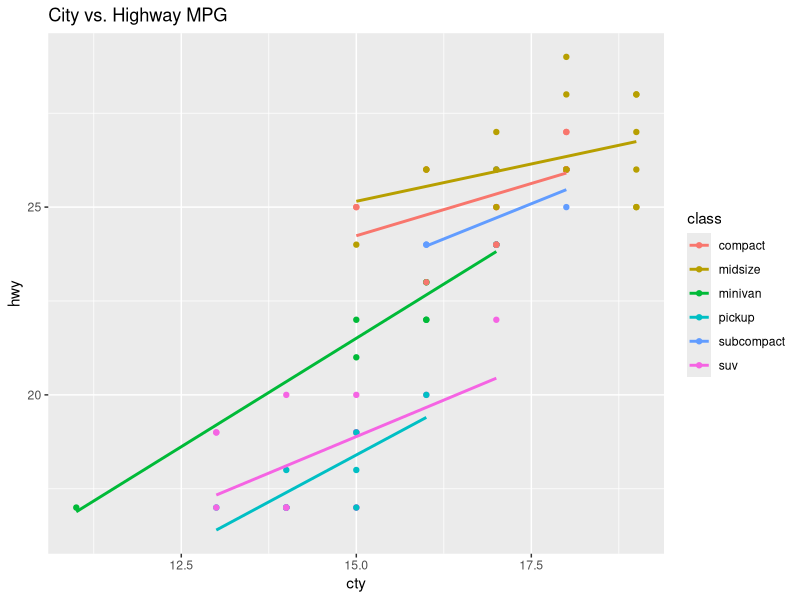
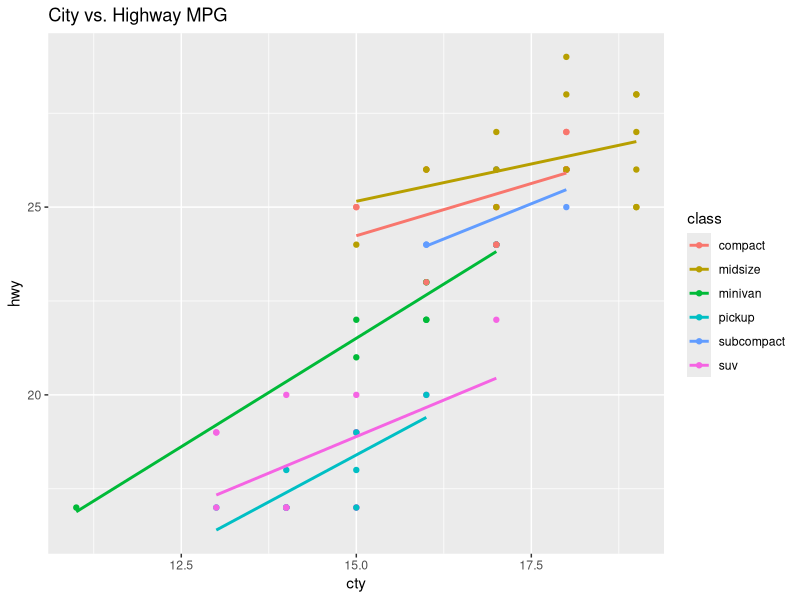

Write the R code that produced these figures, in order.
## ---- chunk 1
knitr::opts_chunk$set(echo = TRUE)
sol = TRUE
## ---- chunk 2
# <Your fix here>
x_vector <- c(NA, 1, -2, 3, -4, 5)
y <- 3
y <- x_vector * - 1
y [y > 0]
## ---- chunk 3
mean <- function(x) {
sum (x)/length( x )
}
## ---- chunk 4
# <Your fix here>
mean <- function(x) {
  sum (x) /length (x)
}
## ---- chunk 5
library( ggplot2 )
second_version_of_mpg <- mpg[ mpg$cyl == 6,]
second_version_of_mpg$class <- as.character(second_version_of_mpg$class)
ggplot(data=second_version_of_mpg,aes(cty,hwy,color=class))+geom_point()+geom_smooth( method = "lm", se=FALSE ) + labs (title="City vs. Highway MPG" )
## ---- chunk 6
# <Your fix here>
library(ggplot2)

second_version_of_mpg <- mpg[mpg$cyl == 6, ]
second_version_of_mpg$class <- as.character(second_version_of_mpg$class)

ggplot(data=second_version_of_mpg,aes(cty,hwy,color=class)) +
  geom_point() +
  geom_smooth(method = "lm", se=FALSE) + 
  labs(title="City vs. Highway MPG")
## ---- chunk 7

d <- function(f, x, y, s) {
  stuff<-seq(x,y,by=s)
  stuff2<-c()
  for(i in 1:length(stuff)){thing<-f(stuff[i]); stuff2[i]<-thing}
  m<-max(stuff2)
  mm<-stuff[stuff2==m]
  mm<-min(mm)
  return(list(m,mm))
}

# Example usage
g <- function(x) -(x ^ 2)
d(g, -1, 1, .1)
## ---- chunk 8
# <Your fix here>
d <- function(f, x, y, s) {
  stuff <- seq(x, y, by=s)
  #create an empty vector
  stuff2 <- c()
  
  #apply the function to the list
  for(i in 1:length(stuff)){
    thing <- f(stuff[i]); 
    stuff2[i] <- thing 
    }
  
  #get the max after applying the function
  stuff2_max <- max(stuff2)
  #find the max in the original vector
  stuff_v <- stuff[stuff2==stuff2_max]
  #get the min from the original vector
  stuff_v <- min(stuff_v)
  
  #return the list of (max of changed vector) and the() min of the original vector)
  return(list(stuff2_max,stuff_v))
}

# Example usage
g <- function(x) {
  x ^ 2
}
d(g, -1, 1, .1)

## ---- chunk 9
ss <- function(x) 
{x<-x[!is.na(x)]
a<-x[1];for(i in 2:length(x)) a[i]<-(a[i-1]+x[i])
a<-a/(1:length(x))
foo<-x
cc<-0
for(i in 1:length(foo)){x<-foo[1:i]
c<-sort(x);
if(length(x)%%2==0){cc[i]<-(c[floor((length(c)+1)/2)] + c[ceiling((length(c)+1)/2)])/2} else{ cc[i]<-c[(length(c)+1)/2]}}
return(list(a,cc))
}

# Example usage
ss(c(5,10,15,20,5,10,15,20))
ss(1:10)
ss(c(1,2,6,2,4,5))
## ---- chunk 10
# <Your fix here>
ss <- function(x) {
  x <- x [!is.na(x)]
  float_x <- x[1];
  
  #get the mean of the added_item 
  for (i in 2:length(x)) 
    float_x[i] <- (float_x[i-1] + x[i])
  
  float_x <- float_x / (1:length(x))
  foo <- x
  simplified_x <- 0

  for (i in 1:length(foo)) {
    x <- foo[1:i]
    c <- sort(x);
    if (length(x) %% 2 == 0 ) {
      simplified_x[i] <- (c[floor((length(c) + 1) / 2)] + 
                          c[ceiling((length(c)+1) / 2)]) / 2
      } 
    else{ 
      simplified_x[i]<-c [(length(c) + 1) / 2]
    }
  }
  return(list(float_x,simplified_x))
}

ss(c(5,10,15,20,5,10,15,20))
ss(1:10)
ss(c(1,2,6,2,4,5))

## ---- chunk 11
d<-iris
dd<-unique(d[,5])
d1<-d[which(d[,5]==dd[1]),]
d2<-d[which(d[,5]==dd[2]),]
d3<-d[which(d[,5]==dd[3]),]
d1[,1] <- mean(d1[,1])
d1[,2] <- mean(d1[,2])
d1[,3] <- mean(d1[,3])
d1[,4] <- mean(d1[,4])
d2[,1] <- mean(d2[,1])
d2[,2] <- mean(d2[,2])
d2[,3] <- mean(d2[,3])
d2[,4] <- mean(d2[,4])
d3[,1] <- mean(d3[,1])
d3[,2] <- mean(d3[,2])
d3[,3] <- mean(d3[,3])
d3[,4] <- mean(d3[,4])
ddd<-rbind(d1[1,],d2[1,],d3[1,])
rownames(ddd) <- NULL

ddd
str(d)
dd
d[,5]

## ---- chunk 12
library(dplyr)
# <Your fix here>
df <- iris
#mean_df <- df %>% 
#  group_by(Species) %>% 
#  summarise_each(funs(mean))

mean_df <- summarise_each(
              group_by(df, 
                       Species), 
              funs(mean))
mean_df <- mean_df[c(2,3,4,5,1)]
mean_df

## ---- chunk 13
sessionInfo()
